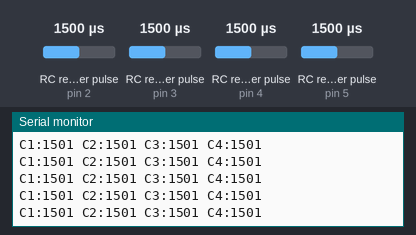
Simulated run of this sketch. Board: Arduino Uno, built with avr-gcc and run on an emulated ATmega328P. On the bench: the last lines printed to the serial monitor. Wiring (inferred from the names in the program): 4 × RC receiver channel: data pin 2 / data pin 3 / data pin 4 / data pin 5. The inputs (shaded band) are chosen by the test bench; at power-on: RC receiver pulse (sensors on pin 2, pin 3, pin 4, pin 5) 1500 µs.

Above: at 1.2 s.
1.3 s: RC receiver pulse (sensor on pin 2) set to 1020 µs
At 1.8 s:
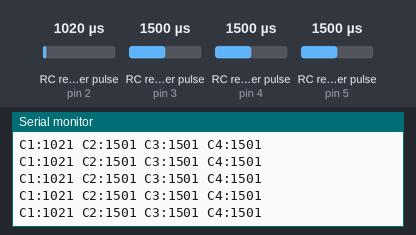
2.8 s: RC receiver pulse (sensor on pin 3) set to 1020 µs
At 3.8 s:
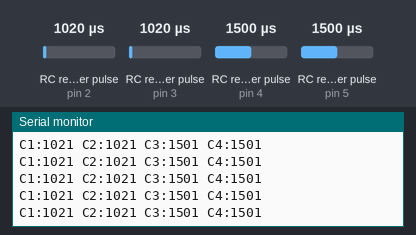
4.3 s: RC receiver pulse (sensor on pin 4) set to 1020 µs
At 4.9 s:
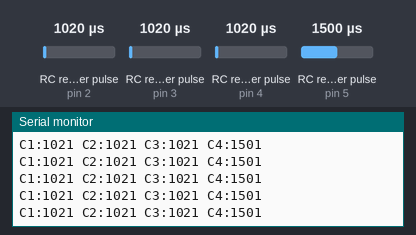
5.8 s: RC receiver pulse (sensor on pin 5) set to 1020 µs
At 6.6 s:
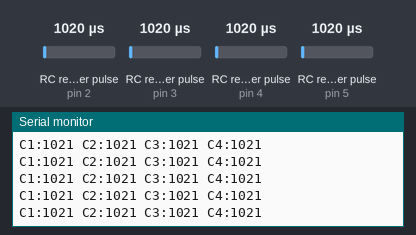
7.3 s: RC receiver pulse (sensor on pin 2) set to 1250 µs
At 8.2 s:
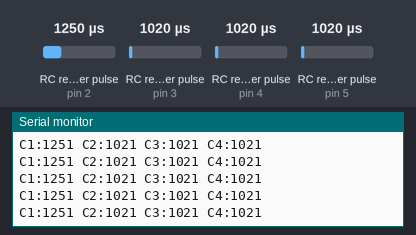
8.8 s: RC receiver pulse (sensor on pin 3) set to 1250 µs
At 9.9 s:
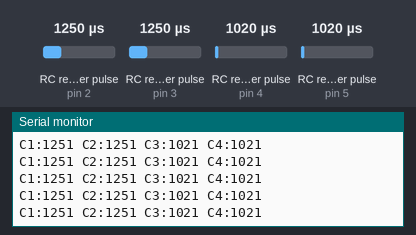
Timing chart, 0 to 11.3 s (numbered marks = the images above; inputs shaded):
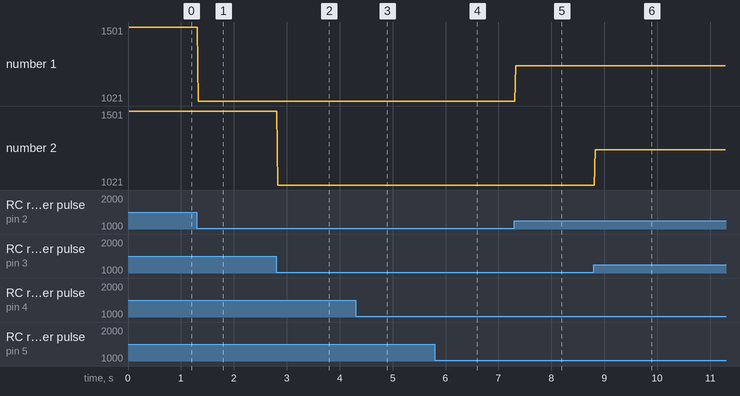

The sketch:

sample_radio_datav2.ino.ino
```cpp
int channel_one = 2;
int channel_two = 3;
int channel_three = 4;
int channel_four = 5;
unsigned long duration_one;
unsigned long duration_two;
unsigned long duration_three;
unsigned long duration_four;
unsigned long start = 0;
int board_data_received;
void setup() {
  // put your setup code here, to run once:
   pinMode(channel_one, INPUT);
   pinMode(channel_two, INPUT);
   pinMode(channel_three, INPUT);
   pinMode(channel_four, INPUT);
   Serial.begin(115200);
   start = millis();
}

void loop() {
  // put your main code here, to run repeatedly:
// Serial.print((millis() - start));
//  start = millis();
      duration_one = pulseIn(channel_one, HIGH);
      duration_two = pulseIn(channel_two, HIGH);
      duration_three = pulseIn(channel_three, HIGH);
      duration_four = pulseIn(channel_four, HIGH);
//      Serial.print(" C1:");
      Serial.print("C1:");
      Serial.print(duration_one);
      Serial.print(" C2:");
      Serial.print(duration_two);
      Serial.print(" C3:");
      Serial.print(duration_three);
      Serial.print(" C4:");
      Serial.println(duration_four);
//  Serial.print(duration_four);
//  Serial.print(" Time(ms):");
//  Serial.println((millis() - start));
//  delay(20);
}
```

Measured:
- after the input at 1.3 s, the serial monitor: prints a new line at once (image 1)
- after the input at 2.8 s, the serial monitor: prints a new line at once (image 2)
- after the input at 4.3 s, the serial monitor: prints a new line at once (image 3)
- after the input at 5.8 s, the serial monitor: prints a new line at once (image 4)
- after the input at 7.3 s, the serial monitor: prints a new line at once (image 5)
- after the input at 8.8 s, the serial monitor: prints a new line at once (image 6)
- plotted number 1: 1501 → 1021 after the input at 1.3 s, 1021 → 1251 after the input at 7.3 s
